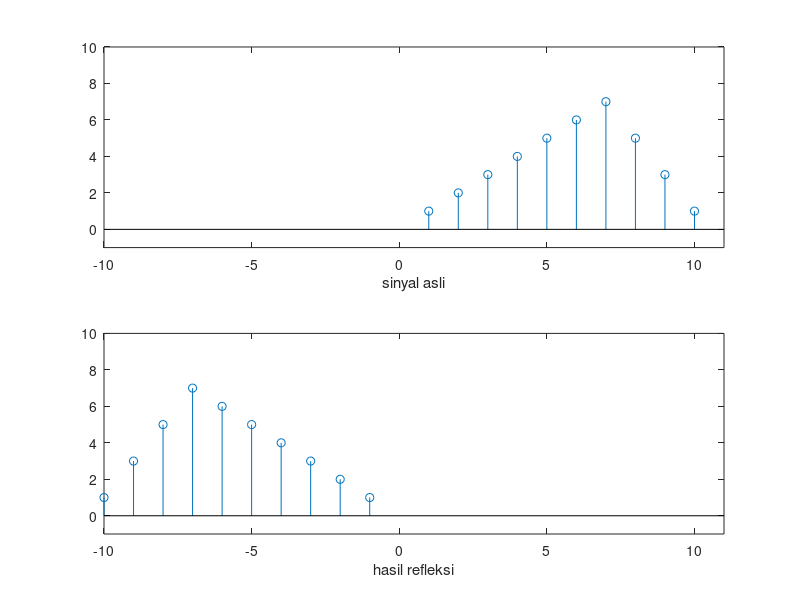

The MATLAB source for this figure:
%reflection

clc;
clear all;
close all;
x=[1 2 3 4 5 6 7 5 3 1];
x_max=length(x);
for i=1:x_max,
k=x_max-i+1;
y(i)=x(1,k);
end
n=1:x_max;
subplot(211)
stem(n,x);axis([-10 11 -1 10])
xlabel('sinyal asli')
subplot(212)
stem(n-(x_max+1),y);axis([-10 11 -1 10])
xlabel('hasil refleksi')